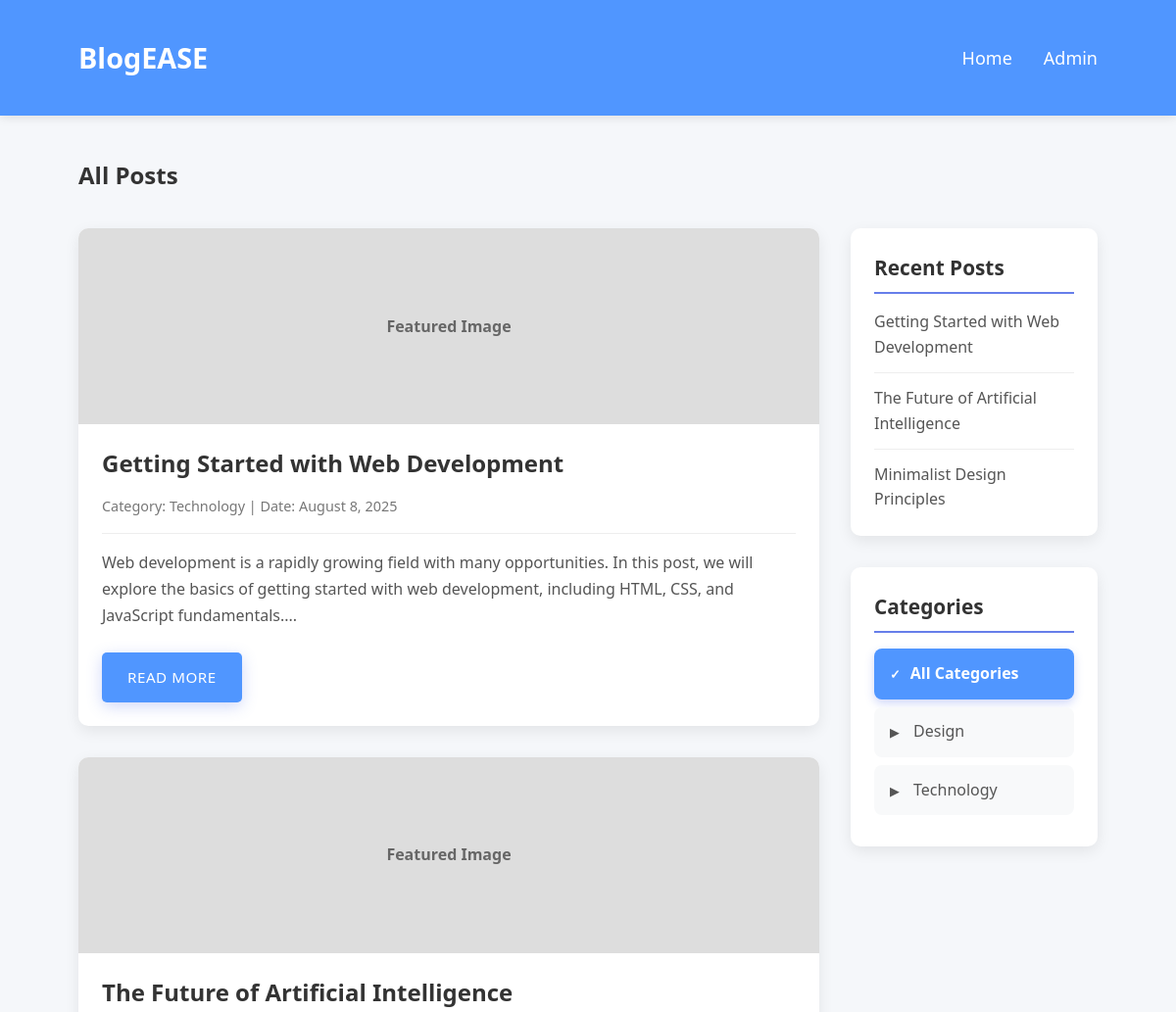
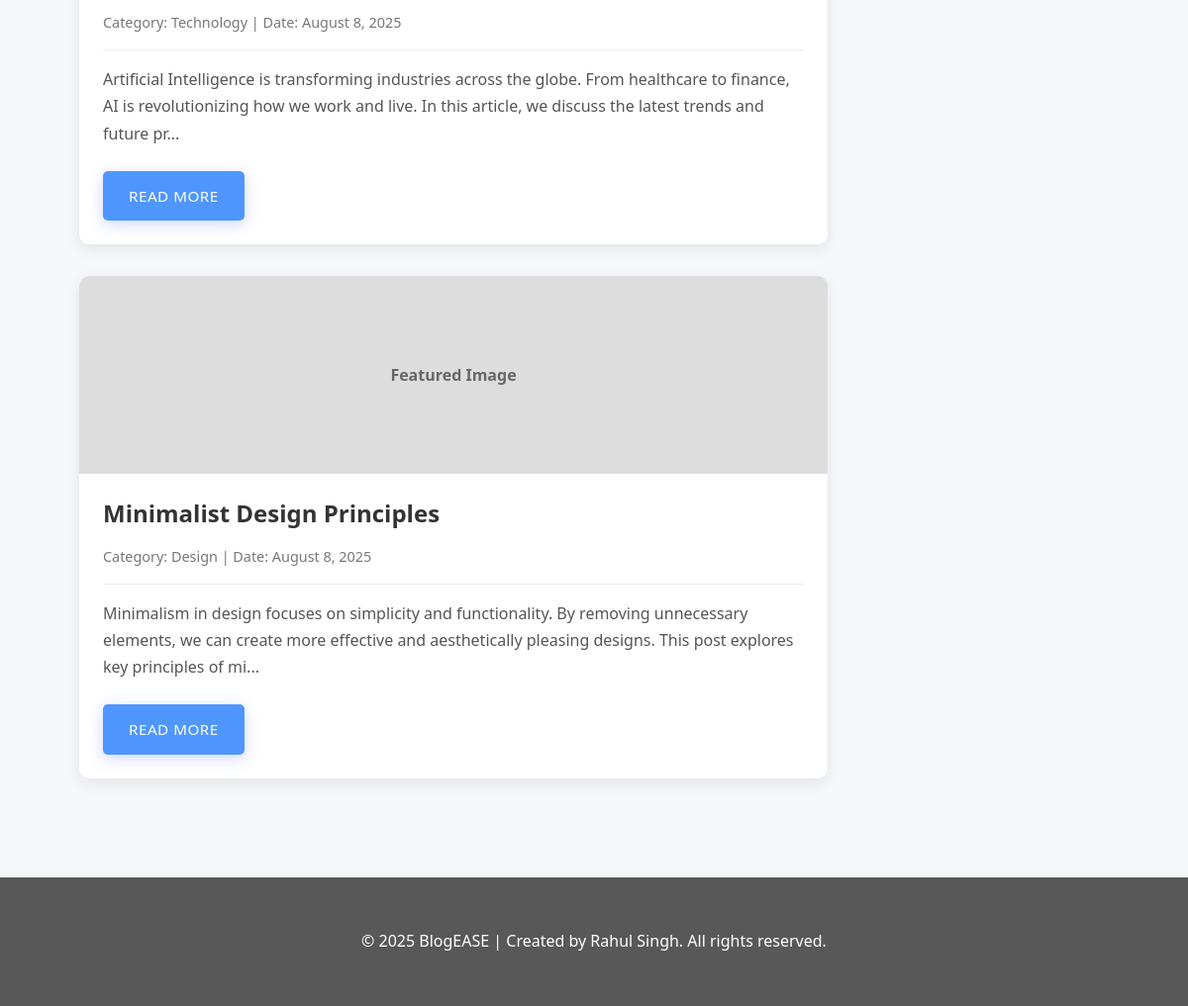
The page / on the database its author committed (2 pictures, top to bottom).
### tables this page shows
CREATE TABLE IF NOT EXISTS posts (
    id INT AUTO_INCREMENT PRIMARY KEY,
    title VARCHAR(255) NOT NULL,
    content TEXT NOT NULL,
    category VARCHAR(100) NOT NULL,
    created_at TIMESTAMP DEFAULT CURRENT_TIMESTAMP,
    updated_at TIMESTAMP DEFAULT CURRENT_TIMESTAMP ON UPDATE CURRENT_TIMESTAMP
);

### index.php (the view, shortened to what this page needs)
<?php
require_once 'includes/header.php';
$category_filter = isset($_GET['category']) ? sanitize_input($_GET['category']) : '';
if ($category_filter) {
    $stmt = $pdo->prepare("SELECT * FROM posts WHERE category = ? ORDER BY created_at DESC");
    $stmt->execute([$category_filter]);
    $page_title = $category_filter . " Posts";
} else {
    $stmt = $pdo->query("SELECT * FROM posts ORDER BY created_at DESC");
}
$posts = $stmt->fetchAll(PDO::FETCH_ASSOC);
$stmt = $pdo->query("SELECT id, title FROM posts ORDER BY created_at DESC LIMIT 5");
$recent_posts = $stmt->fetchAll(PDO::FETCH_ASSOC);
$stmt = $pdo->query("SELECT DISTINCT category FROM posts ORDER BY category");
$categories = $stmt->fetchAll(PDO::FETCH_ASSOC);
?>
<header>
    <div class="container header-content">
        <div class="logo">BlogEASE</div>
        <nav>
            <ul>
                <li><a href="index.php">Home</a></li>
                <li><a href="admin/login.php">Admin</a></li>
            </ul>
        </nav>
    </div>
</header>
<div class="container main-content">
    <div class="blog-posts">
        <h2 style="margin-bottom: 35px;margin-top: -10px;"><?php echo $category_filter ? htmlspecialchars($category_filter) . ' Posts' : 'All Posts'; ?></h2>
        <?php if (empty($posts)): ?>
            <p>No posts available<?php echo $category_filter ? ' in the ' . htmlspecialchars($category_filter) . ' category' : ''; ?>.</p>
        <?php else: ?>
            <?php foreach ($posts as $post): ?>
                <div class="post-card">
                    <?php if (!empty($post['image']) && file_exists($post['image'])): ?>
                        <div class="post-image">
                            <img src="<?php echo htmlspecialchars($post['image']); ?>" alt="<?php echo htmlspecialchars($post['title']); ?>">
                        </div>
                    <?php else: ?>
                        <div class="post-image">Featured Image</div>
                    <?php endif; ?>
                    <div class="post-content">
                        <h3 class="post-title"><?php echo htmlspecialchars($post['title']); ?></h3>
                        <div class="post-meta">
                            <span>Category: <?php echo htmlspecialchars($post['category']); ?></span> |
                            <span>Date: <?php echo date('F j, Y', strtotime($post['created_at'])); ?></span>
                        </div>
                        <p class="post-excerpt"><?php echo htmlspecialchars(substr($post['content'], 0, 200)) . '...'; ?></p>
                        <a href="post.php?id=<?php echo $post['id']; ?>" class="read-more">Read More</a>
                    </div>
                </div>
            <?php endforeach; ?>
        <?php endif; ?>
    </div>
    <div class="sidebar">
        <div class="sidebar-widget" style="margin-top: 63px;">
            <h3 class="widget-title">Recent Posts</h3>
            <ul class="recent-posts">
                <?php if (empty($recent_posts)): ?>
                    <li>No recent posts</li>
                <?php else: ?>
                    <?php foreach ($recent_posts as $post): ?>
                        <li><a href="post.php?id=<?php echo $post['id']; ?>"><?php echo htmlspecialchars($post['title']); ?></a></li>
                    <?php endforeach; ?>
                <?php endif; ?>
            </ul>
        </div>
        <div class="sidebar-widget">
            <h3 class="widget-title">Categories</h3>
            <ul class="categories">
                <li><a href="index.php"<?php echo !$category_filter ? ' class="active"' : ''; ?>>All Categories</a></li>
                <?php foreach ($categories as $cat): ?>
                    <li>
                        <a href="index.php?category=<?php echo urlencode($cat['category']); ?>"<?php echo ($category_filter == $cat['category']) ? ' class="active"' : ''; ?>>
                            <?php echo htmlspecialchars($cat['category']); ?>
                        </a>
                    </li>
                <?php endforeach; ?>
            </ul>
        </div>
    </div>
</div>
<?php require_once 'includes/footer.php'; ?>

### includes/header.php (shortened to what this page needs)
<!DOCTYPE html>
<html lang="en">
<head>
    <?php if (basename($_SERVER['PHP_SELF']) == 'index.php' || basename($_SERVER['PHP_SELF']) == 'post.php'): ?>
        <link rel="stylesheet" href="css/style.css">
    <?php else: ?>
        <link rel="stylesheet" href="../css/admin.css">
        <title>Admin Panel - BlogEASE</title>
    <?php endif; ?>
</head>
<body>

### includes/footer.php (shortened to what this page needs)
<head>
</head>
<footer>
    <div class="container">
        <p>&copy; 2025 BlogEASE | Created by Rahul Singh. All rights reserved.</p>
    </div>
</footer>
</body>
</html>

### css/style.css (style rules this page uses)
* { margin: 0; padding: 0; box-sizing: border-box; font-family: 'Segoe UI', Tahoma, Geneva, Verdana, sans-serif; }
body { background-color: #f5f7fa; color: #333; line-height: 1.6; }
.container { width: 90%; max-width: 1200px; margin: 0 auto; padding: 20px; }
header { background: rgb(80, 150, 255); color: white; padding: 1rem 0; box-shadow: 0 2px 10px rgba(0,0,0,0.1); }
.header-content { display: flex; justify-content: space-between; align-items: center; }
.logo { font-size: 1.8rem; font-weight: bold; }
nav ul { display: flex; list-style: none; }
nav ul li { margin-left: 2rem; }
nav ul li a { color: white; text-decoration: none; transition: opacity 0.3s; font-size: large; }
.main-content { display: flex; gap: 2rem; margin-top: 2rem; }
.blog-posts { flex: 3; }
.sidebar { flex: 1; }
.post-card { background: white; border-radius: 10px; box-shadow: 0 5px 15px rgba(0,0,0,0.08); margin-bottom: 2rem; overflow: hidden; transition: transform 0.3s ease; }
.post-image { width: 100%; height: 200px; background-color: #ddd; display: flex; align-items: center; justify-content: center; color: #666; font-weight: bold; }
.post-content { padding: 1.5rem; }
.post-title { font-size: 1.5rem; margin-bottom: 0.5rem; color: #333; }
.post-meta { color: #777; font-size: 0.9rem; margin-bottom: 1rem; }
.post-excerpt { color: #555; margin-bottom: 1rem; }
.read-more { display: inline-block; background: linear-gradient(135deg, #667eea 0%, #764ba2 100%); color: white; padding: 0.5rem 1rem; border-radius: 5px; text-decoration: none; font-weight: 500; transition: opacity 0.3s; }
.sidebar-widget { background: white; border-radius: 10px; box-shadow: 0 5px 15px rgba(0,0,0,0.08); padding: 1.5rem; margin-bottom: 2rem; }
.widget-title { font-size: 1.3rem; margin-bottom: 1rem; color: #333; border-bottom: 2px solid #667eea; padding-bottom: 0.5rem; }
.recent-posts li { margin-bottom: 0.8rem; padding-bottom: 0.8rem; border-bottom: 1px solid #eee; }
.recent-posts li:last-child { border-bottom: none; margin-bottom: 0; padding-bottom: 0; }
.recent-posts a { text-decoration: none; color: #555; transition: color 0.3s; }
.categories li { margin-bottom: 0.5rem; }
.categories a { text-decoration: none; color: #555; display: block; padding: 0.5rem; border-radius: 5px; transition: background 0.3s; }
footer { background: #6e6e6e; color: white; text-align: center; padding: 2rem 0; margin-top: 3rem; }
.post-image { display: flex; align-items: center; justify-content: center; font-weight: bold; color: #666; }
.read-more { display: inline-block; background: rgb(80, 150, 255); color: white; padding: 0.7rem 1.5rem; border-radius: 5px; text-decoration: none; font-weight: 500; transition: all 0.3s ease; border: 2px solid transparent; font-size: 0.95rem; text-transform: uppercase; letter-spacing: 0.5px; box-shadow: 0 4px 15px rgba(102, 126, 234, 0.3); }
.post-excerpt { color: #555; margin-bottom: 1.5rem; line-height: 1.7; }
.post-meta { color: #777; font-size: 0.9rem; margin-bottom: 1rem; padding-bottom: 1rem; border-bottom: 1px solid #eee; }
.post-title { font-size: 1.5rem; margin-bottom: 1rem; color: #333; line-height: 1.3; }
ul { list-style: none; padding-left: 0; }
.categories a.active { background: rgb(80, 150, 255); color: white; font-weight: 600; box-shadow: 0 4px 10px rgba(102, 126, 234, 0.3); }
.categories a.active:before { content: "✓"; color: white; }
.categories a { text-decoration: none; color: #555; display: block; padding: 0.8rem 1rem; border-radius: 8px; transition: all 0.3s ease; background: #f8f9fa; font-weight: 500; }
.categories a:before { content: "▶"; margin-right: 10px; font-size: 0.8rem; transition: all 0.3s ease; }

### includes/footer.php (style rules this page uses)
footer { background: #585858ff; color: white; text-align: center; padding: 2rem 0; margin-top: 3rem; }

### rows shown on the page
posts: title "Getting Started with Web Development", category "Technology", created_at "August 8, 2025", content "Web development is a rapidly growing field with many opportunities. In this post, we will explore the basics of getting started with web development, including HTML, CSS, and JavaScript fundamentals."
posts: title "The Future of Artificial Intelligence", category "Technology", created_at "August 8, 2025", content "Artificial Intelligence is transforming industries across the globe. From healthcare to finance, AI is revolutionizing how we work and live. In this article, we discuss the latest trends and future pr"
posts: title "Minimalist Design Principles", category "Design", created_at "August 8, 2025", content "Minimalism in design focuses on simplicity and functionality. By removing unnecessary elements, we can create more effective and aesthetically pleasing designs. This post explores key principles of mi"

### other values the page prints
$cat['category'] "Design"
$cat['category'] "Technology"
